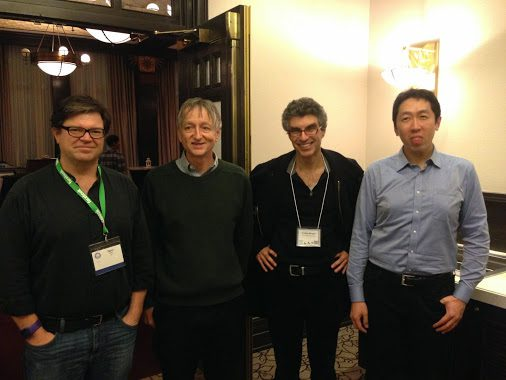
//> input picture Lab 1  OpenCV Hello world amp more-20230323/DL_gurus.jpg, 506 x 380 px
$ ./task4 DL_gurus.jpg   (built with g++ and OpenCV 4)
//> lines starting //> are read from the running program, lines starting //| are printed output that depends on the picture
//> further down, img is the input picture: 380 rows x 506 cols, CV_8UC3; mean B, G, R 66.4, 80.3, 89
#include <iostream>
#include <opencv2/highgui.hpp>

using namespace std;

void splitIntoChannels(cv::Mat img){
    cv::Mat bgr[3];
    cv::split(img, bgr);
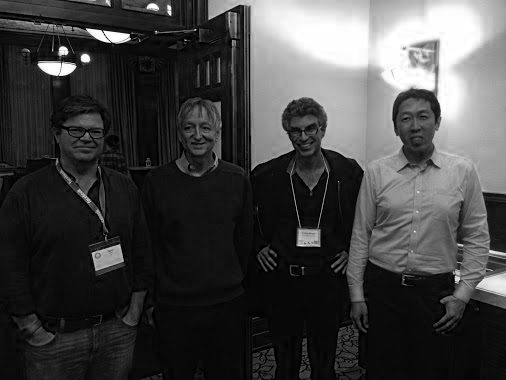
//> bgr[0]: 380 rows x 506 cols, CV_8UC1; min 0, max 255, mean 66.4
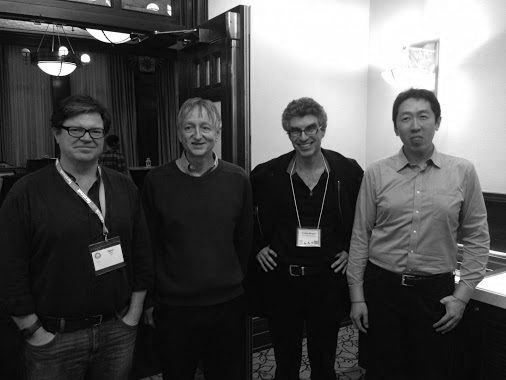
//> bgr[1]: 380 rows x 506 cols, CV_8UC1; min 0, max 255, mean 80.3
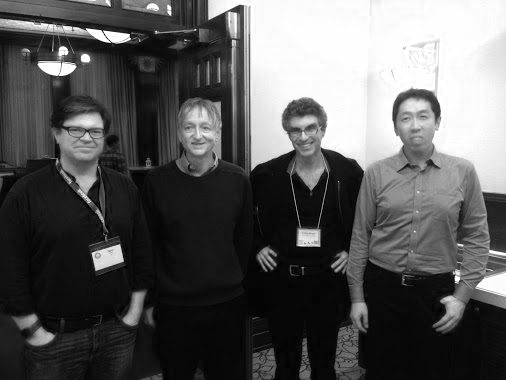
//> bgr[2]: 380 rows x 506 cols, CV_8UC1; min 0, max 255, mean 89

    cv::namedWindow("Blue");
    cv::imshow("Blue", bgr[0]);

    cv::namedWindow("Green");
    cv::imshow("Green", bgr[1]);

    cv::namedWindow("Red");
    cv::imshow("Red", bgr[2]);

}

int main(int argc, char** argv){
    int channels;
    int waitKey;
    if(argc<2){
        cout << "Image filename shall be provided!" << endl;
    }else{
        cv::Mat img=cv::imread(argv[1]);
        if(img.data==NULL){
            cout << "Imagine filename not correct!" << endl;
        }else{
            splitIntoChannels(img);
            channels=img.channels();                            //Gets number of channels
//> channels = 3
            cout << "Image channels: " << channels << endl;
//| Image channels: 3
            cv::namedWindow("Example 1");
            cv::imshow("Example 1", img);
            waitKey=cv::waitKey(0);
//> the space key is pressed
        }
    }
    cout << "waitKey value: " << waitKey << endl;               //Return waitKey value
    return 0;
}
